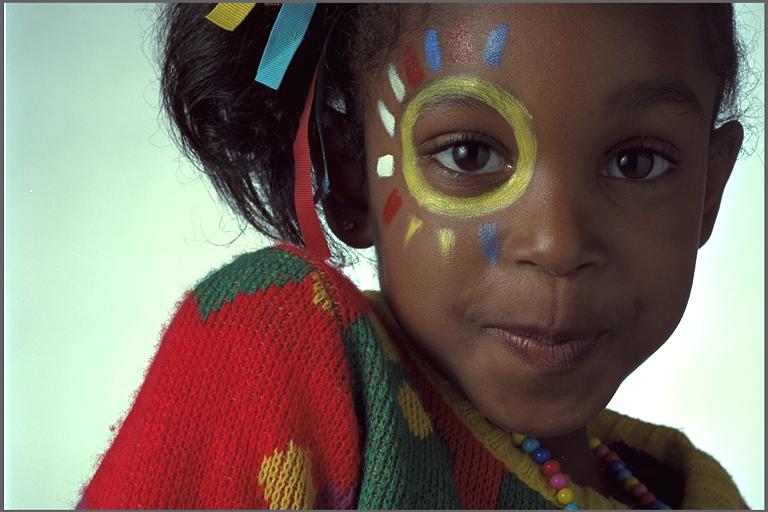
%> input picture excersiecs/Mohammad-t-t/13/girl.png, 768 x 512 px
$ octave p8.m   (GNU Octave 9; MATLAB toolbox functions it lacks are replaced by stand-ins)
%> lines starting %> are read from the running program, lines starting %| are printed output that depends on the picture
close all
clear all
clc

imagepad = imread("D:/image-processing-class/benchmark/girl.png");
%> imagepad is the input picture: size 512x768x3 uint8; mean R, G, B 119.5, 106, 96.1
[nrows ncols nslices] = size(imagepad);
%> nrows = 512; ncols = 768; nslices = 3
midx=ceil((ncols+1)/2);
%> midx = 385
midy=ceil((nrows+1)/2);
%> midy = 257

degree = [pi/4,pi/2,2*pi/3,pi];

for i=1:4
%> this loop made 4 passes; what is shown inside it comes from the first
    Mr = [cos(degree(i)) sin(degree(i)); -sin(degree(i)) cos(degree(i))];

    [X Y] = meshgrid(1:ncols,1:nrows);
    XYt = [X(:)-midx Y(:)-midy]*Mr;
    XYt = bsxfun(@plus,XYt,[midx midy]);

    xout = round(XYt(:,1));
    yout = round(XYt(:,2));
    outbound = yout<1 | yout>nrows | xout<1 | xout>ncols;
%> outbound = 393216 logical values, 86693 true
    zout=repmat(cat(3,1,2,3),nrows,ncols,1);
    zout=zout(:);
    xout(xout<1) = 1;
    xout(xout>ncols) = ncols;
    yout(yout<1) = 1;
    yout(yout>nrows) = nrows;
    xout = repmat(xout,[3 1]);
    yout = repmat(yout,[3 1]);
    imagerot = imagepad(sub2ind(size(imagepad),yout,xout,zout(:)));
    imagerot = reshape(imagerot,size(imagepad));
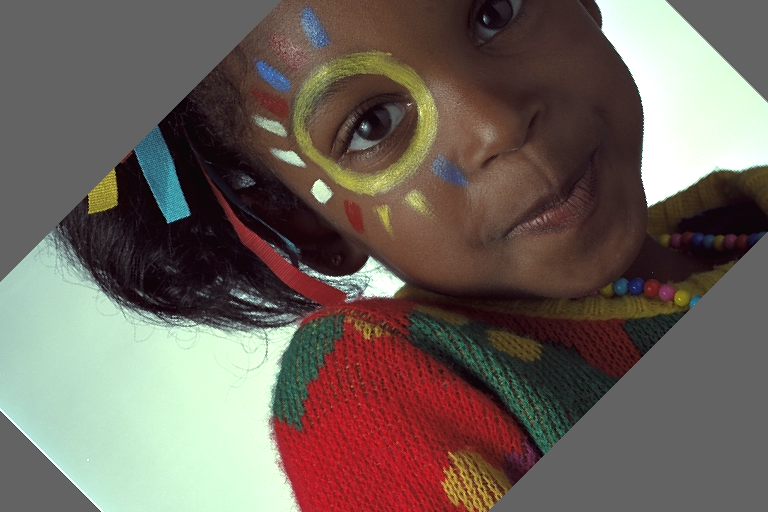
%> imagerot: size 512x768x3 uint8; mean R, G, B 110.3, 98.9, 91.1
    imagerot(repmat(outbound,[1 1 3])) = 0;
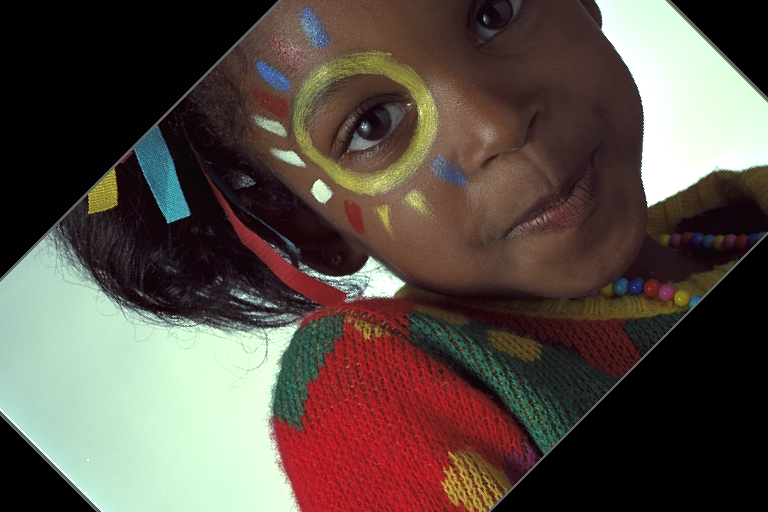
%> imagerot: size 512x768x3 uint8; mean R, G, B 88.5, 77.1, 69.3
    figure;
    imshow(imagerot);
end

$ run again, with excersiecs/Mohammad-t-t/13/tasvir1.jpg saved as excersiecs/Mohammad-t-t/13/girl.png
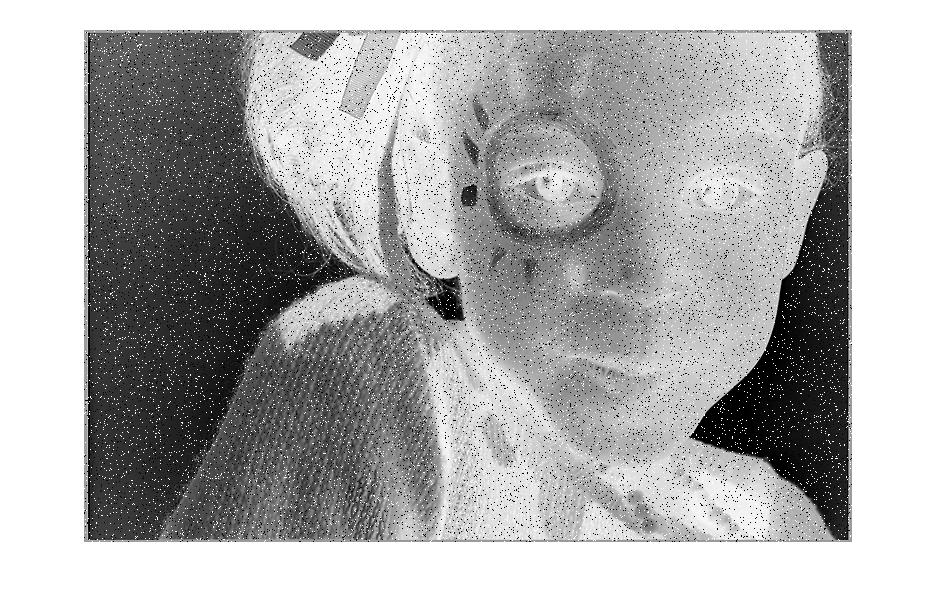
%> input picture excersiecs/Mohammad-t-t/13/tasvir1.jpg, 938 x 603 px
%> imagepad is the input picture: size 603x938x3 uint8; min 0, max 255, mean 171.5
%> `imagerot = reshape(imagerot,size(imagepad));`:
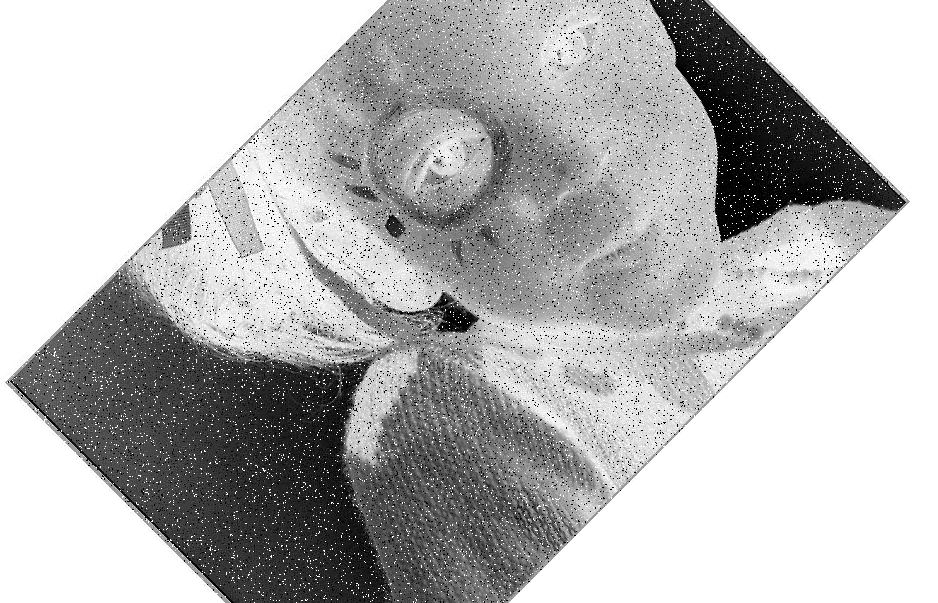
%> imagerot: size 603x938x3 uint8; min 0, max 255, mean 182.1
%> `imagerot(repmat(outbound,[1 1 3])) = 0;`:
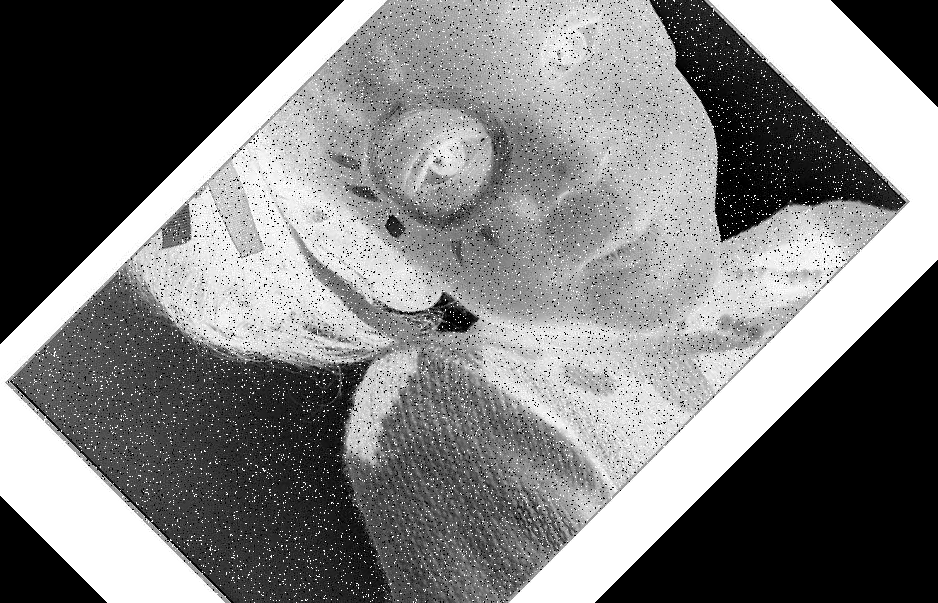
%> imagerot: size 603x938x3 uint8; min 0, max 255, mean 123.6
